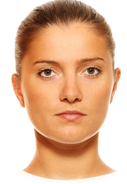
%> input picture hw2/images/woman_neutral.png, 127 x 184 px
$ octave hybrid_image.m   (GNU Octave 9; MATLAB toolbox functions it lacks are replaced by stand-ins)
%> lines starting %> are read from the running program, lines starting %| are printed output that depends on the picture
image_dir = 'images/';
im_name1 = 'woman_neutral.png';
im_name2 = 'woman_happy.png';

% load and preprocess images
im1 = imread(fullfile(image_dir, im_name1));
%> im1 is the input picture: size 184x127x3 uint8; mean R, G, B 224.6, 183.7, 154.7
im1 = rgb2gray(im1);
%> im1: size 184x127 uint8
im1 = imresize(im1, [512, 512]);
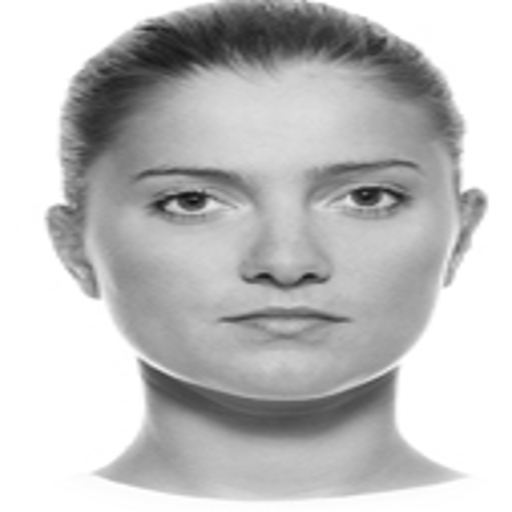
%> im1: size 512x512 uint8; min 15, max 255, mean 192.6

im2 = imread(fullfile(image_dir, im_name2));
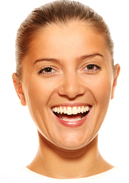
%> input picture hw2/images/woman_happy.png, 129 x 183 px
%> im2 is the input picture: size 183x129x3 uint8; mean R, G, B 228.1, 188.8, 162.5
im2 = rgb2gray(im2);
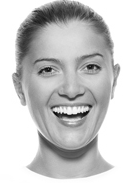
%> im2: size 183x129 uint8; min 5, max 255, mean 197.6
im2 = imresize(im2, [512, 512]);
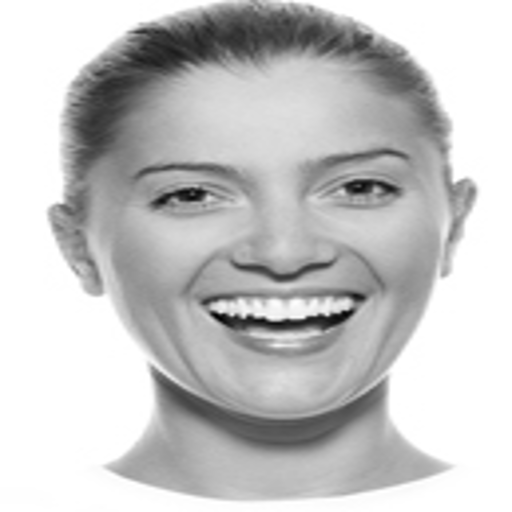
%> im2: size 512x512 uint8; min 0, max 255, mean 197.6

% obtain blurred images
im1_blur = imgaussfilt(im1, 10, 'FilterSize', 31);
im2_blur = imgaussfilt(im2, 10, 'FilterSize', 31);
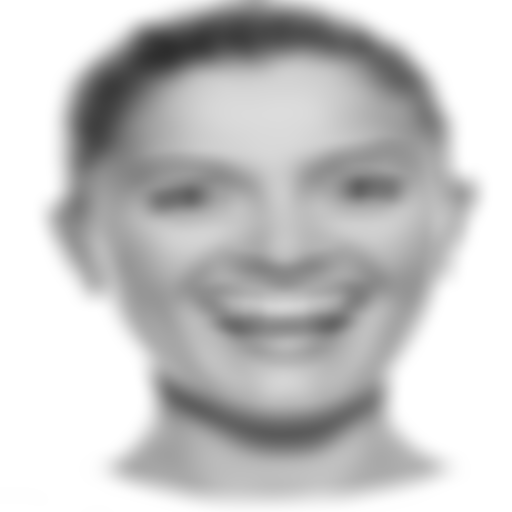
%> im2_blur: size 512x512 uint8; min 45, max 255, mean 197.6

% obtain detail image
im2_detail = im2 - im2_blur;
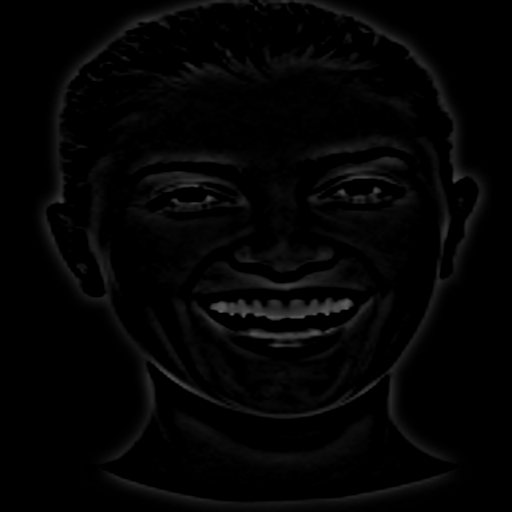
%> im2_detail: size 512x512 uint8; min 0, max 96, mean 4.1

% create hybrid image
hybrid = im1_blur + im2_detail;
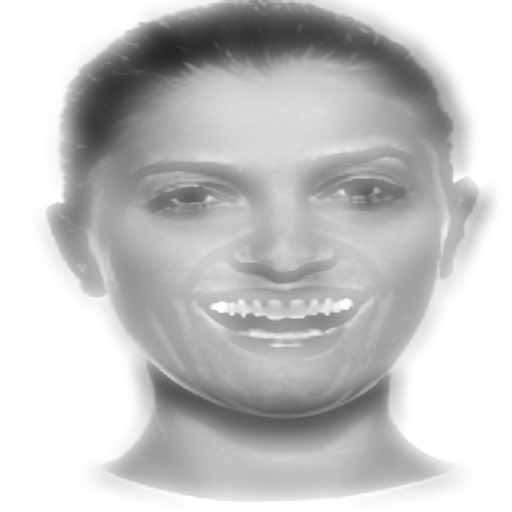
%> hybrid: size 512x512 uint8; min 39, max 255, mean 196.8
imwrite(hybrid, 'hybrid.png');
